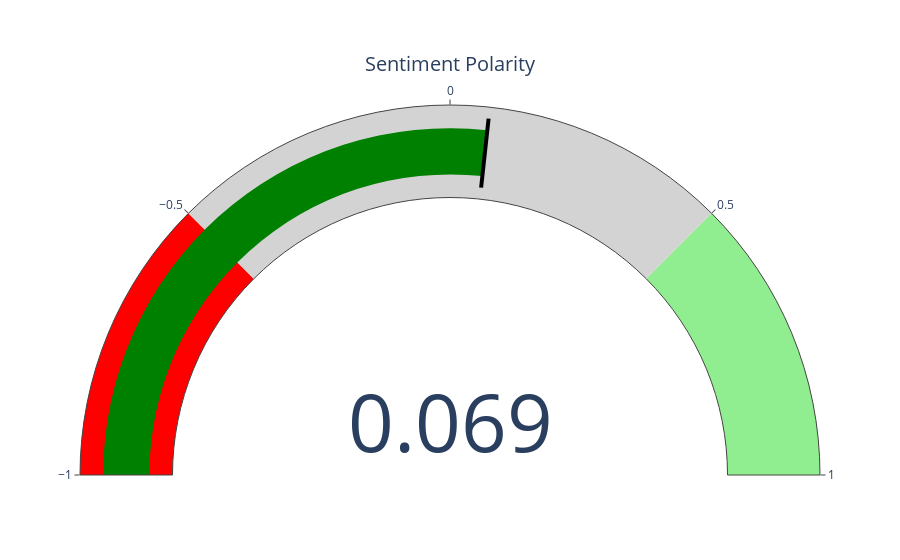

The notebook cell this image was saved under:
### Markdown cell above
We can see that the polarity is **0.07** which means that the document is **neutral** and **0.47** subjectivity refers almost factual information in the document rather than public opinions, beliefs and so forth.

### Code cell
#create plotly gauge chart for sentiment
import plotly.graph_objects as go

fig = go.Figure(go.Indicator(
    mode = "gauge+number",
    value = blob.sentiment.polarity,
    domain = {'x': [0, 1], 'y': [0, 1]},
    title = {'text': "Sentiment Polarity"},
    gauge = {'axis': {'range': [-1, 1]},
                'steps' : [
                {'range': [-1, -0.5], 'color': "red"},
                {'range': [-0.5, 0.5], 'color': "lightgrey"},
                {'range': [0.5, 1], 'color': "lightgreen"}],
                'threshold' : {'line': {'color': "black", 'width': 4}, 'thickness': 0.75, 'value': blob.sentiment.polarity}}))

fig.show()

### Figure 1 — Plotly figure (JSON) as saved in the notebook; plotly's stock layout.template omitted (floating-point values rounded to 4 significant figures)
{"data": [{"domain": {"x": [0, 1], "y": [0, 1]}, "gauge": {"axis": {"range": [-1, 1]}, "steps": [{"color": "red", "range": [-1, -0.5]}, {"color": "lightgrey", "range": [-0.5, 0.5]}, {"color": "lightgreen", "range": [0.5, 1]}], "threshold": {"line": {"color": "black", "width": 4}, "thickness": 0.75, "value": 0.06868}}, "mode": "gauge+number", "title": {"text": "Sentiment Polarity"}, "type": "indicator", "value": 0.06868}], "layout": {}}
